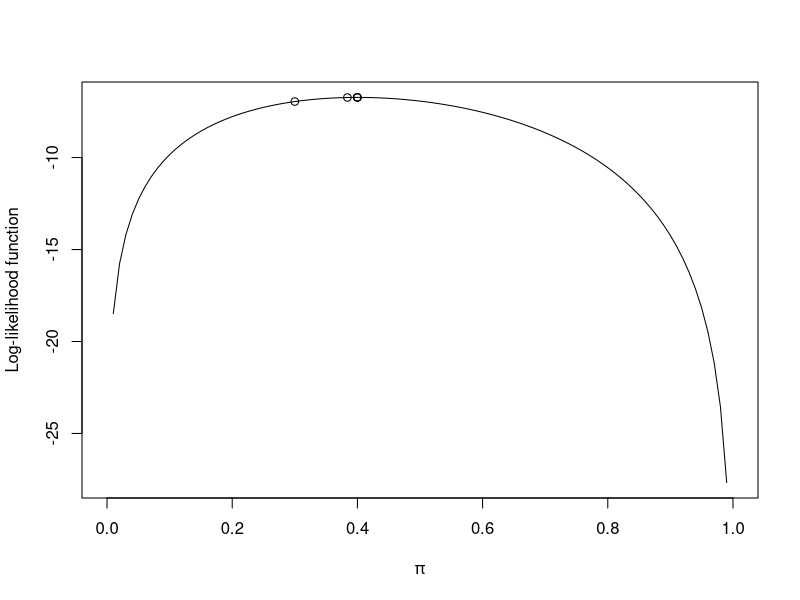
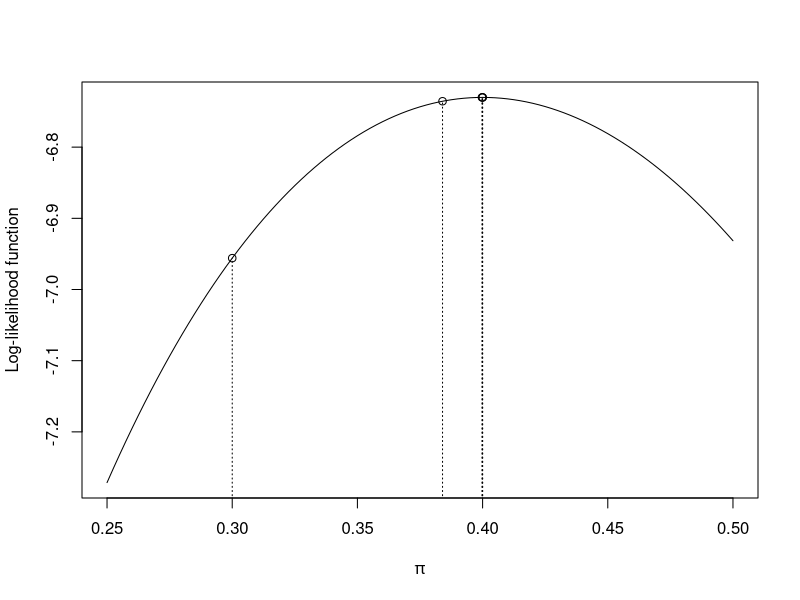
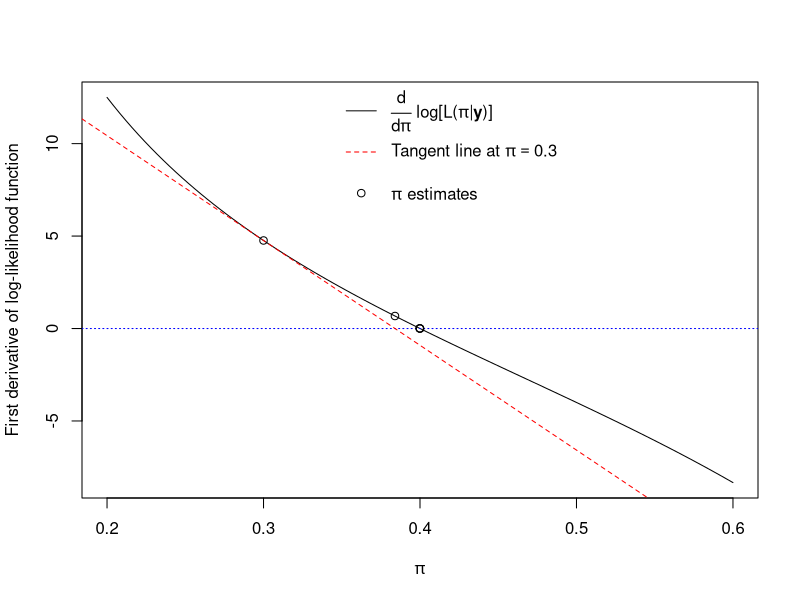

These charts were generated, in order, by the following R code:
######################################################################
# NAME:  Chris Bilder                                                #
# DATE:  1-27-11                                                     #
# UPDATE:                                                            #
# Purpose: Simple example for Newton-Raphson algorithm               #
#                                                                    #
# NOTES:                                                             #
#                                                                    #
######################################################################

  # Data
  sum.y<-4
  n<-10
  w<-sum.y

  # Initialize some values
  epsilon<-0.0001      # Convergence criteria
  pi.hat<-0.3          # Start value
  save.pi.hat<-pi.hat  # Save the results for each iteration here and put pi.hat as first value
  change<-1            # Initialize change for first time through loop

  # Loop to find the MLE (uses Newton-Raphson algorithm)
  while (abs(change) > epsilon) {
    num<-(w-n*pi.hat) / (pi.hat*(1-pi.hat))
    den<- -w/pi.hat^2 - (n-w)/(1-pi.hat)^2
    pi.hat.new<-pi.hat - num/den  # pi^(i+1) = pi^(i) - (1st der log(L))/(2nd der log(L))
    change<-pi.hat.new-pi.hat  # -num/den
    pi.hat<-pi.hat.new  # Same for next time through loop
    save.pi.hat<-c(save.pi.hat, pi.hat)  # Keeps iteration history
  }

  # Print iteration history
  data.frame(iteration = 1:length(save.pi.hat), save.pi.hat)


  # Log-likelihood function plot
  curve(expr = sum.y*log(x) + (n-sum.y)*log(1-x), from = 0, to = 1,
      xlab = expression(pi), ylab = "Log-likelihood function")
  points(x = save.pi.hat, y = sum.y*log(save.pi.hat) + (n-sum.y)*log(1-save.pi.hat), pch = 1)  # Each pi^(i)

  # Zoomed in Log-likelihood function plot - use when first pi.hat = 0.3
  curve(expr = sum.y*log(x) + (n-sum.y)*log(1-x), from = 0.25, to = 0.5,
        xlab = expression(pi), ylab = "Log-likelihood function")
  points(x = save.pi.hat, y = sum.y*log(save.pi.hat) + (n-sum.y)*log(1-save.pi.hat), pch = 1)  # Each pi^(i)
  segments(x0 = save.pi.hat, y0 = -10, x1 = save.pi.hat, y1 = sum.y*log(save.pi.hat) + (n-sum.y)*log(1-save.pi.hat),
    lty = "dotted")  # Could choose a different y0 to make this more general


  # first derivation of log-likelihood function
  curve(expr = (w-n*x) / (x*(1-x)), from = 0.2, to = 0.6,
      xlab = expression(pi), ylab = "First derivative of log-likelihood function")
  abline(h=0, col = "blue", lty = "dotted")  # We are trying to find the value of pi that makes the first der of L(pi) equal to 0
  points(x = save.pi.hat, y = (w-n*save.pi.hat) / (save.pi.hat*(1-save.pi.hat)), pch = 1)  # Each pi^(i)

  # Linear approximation using 1st order Taylor's series expansion: f(x) = f(x0) + (x-x0)*fp(x0) where x0 is what is being expanded
  #  about and fp() is first derivative of f()
  x0<-0.3 #Start value
  fp.x0<- -( (1-x0)^2*w + x0^2*(n-w) ) / (x0^2*(1-x0)^2)   # Slope of tangent line at x0
  f.x0<-(w-n*x0) / (x0*(1-x0))
  yint<-f.x0 - x0*fp.x0
  abline(a = yint, b = fp.x0, lty = "dashed", col = "red")
  legend(x =0.35, y = 14, bty = "n", legend = c(expression(paste(frac(d, paste(d,pi)), " ", paste("log[L(", pi, "|", bold(y), ")]"))),
    expression(paste("Tangent line at ", pi==0.3)), expression(paste(pi, " estimates"))), lty = c("solid", "dashed", NA), col = c("black", "red"),
    pch = c(NA, NA, 1))
  # Where the tangent line intersects x-axis = 0 corresponds to pi^(i+1)



##############################################
# Example using optim

  # Negative of the log-likelihood function (optim() finds a minimum, but we need a maximum so use a negative here)
  LogLik<-function(pi, sum.y, n) {
    -(sum.y*log(pi) + (n-sum.y)*log(1-pi))
  }

  optim(par = 0.3, fn = LogLik, sum.y = sum.y, n = n)
  
  # A function that works for one parameter
  optimize(f = LogLik, interval = c(0,1), sum.y = sum.y, n = n)






#